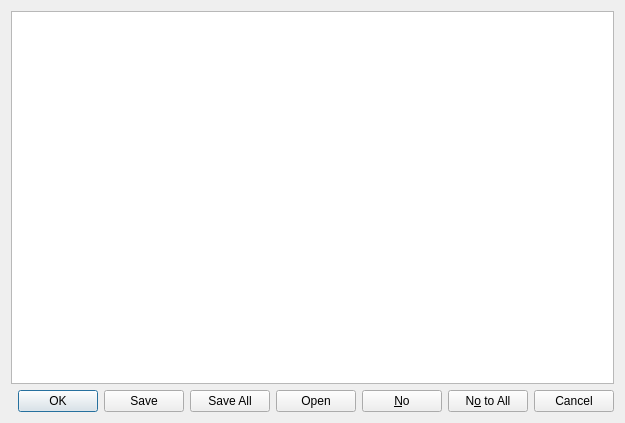
<?xml version="1.0" encoding="UTF-8"?>
<ui version="4.0">
 <class>infodialog</class>
 <widget class="QDialog" name="infodialog">
  <property name="geometry">
   <rect>
    <x>0</x>
    <y>0</y>
    <width>625</width>
    <height>423</height>
   </rect>
  </property>
  <property name="windowTitle">
   <string>Dialog</string>
  </property>
  <layout class="QVBoxLayout" name="verticalLayout">
   <item>
    <widget class="QTextEdit" name="textEdit"/>
   </item>
   <item>
    <widget class="QDialogButtonBox" name="buttonBox">
     <property name="standardButtons">
      <set>QDialogButtonBox::Cancel|QDialogButtonBox::No|QDialogButtonBox::NoToAll|QDialogButtonBox::Ok|QDialogButtonBox::Open|QDialogButtonBox::Save|QDialogButtonBox::SaveAll</set>
     </property>
    </widget>
   </item>
  </layout>
 </widget>
 <resources/>
 <connections/>
</ui>
